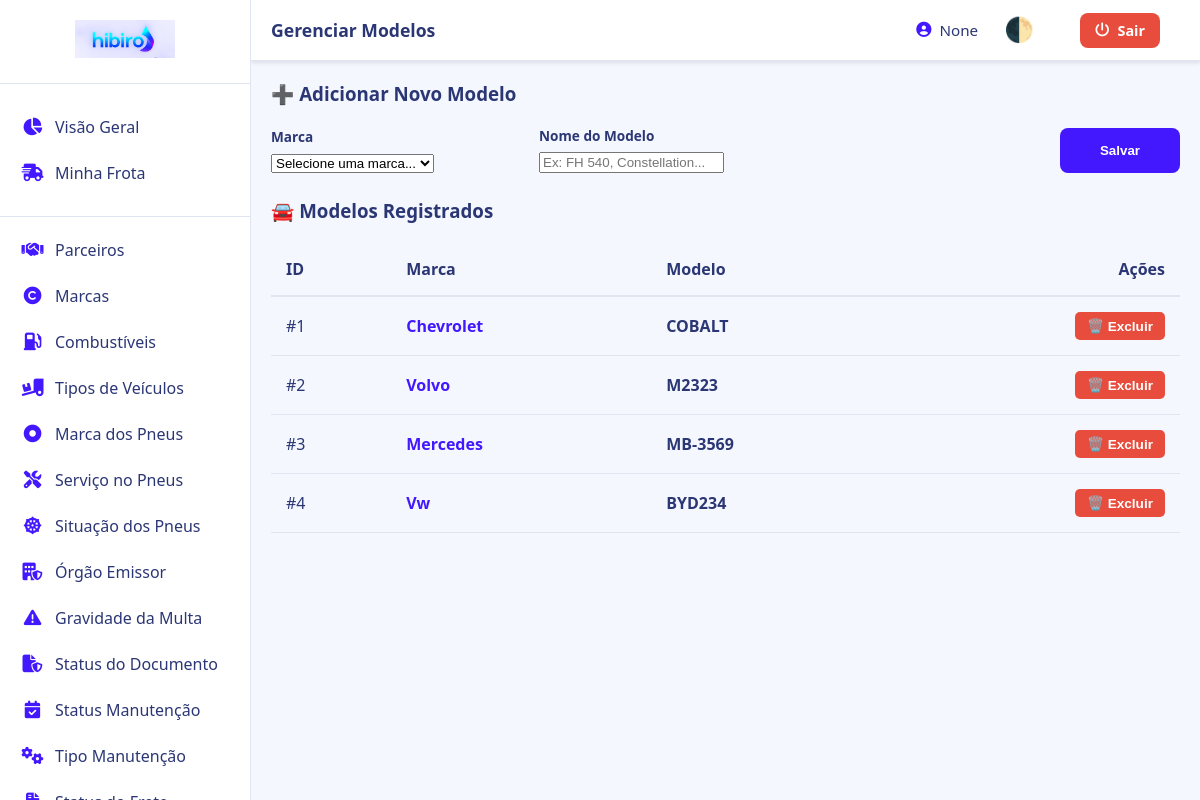
The app's page /configuracoes/modelos with its own data.
### tables this page shows
CREATE TABLE "vei_modelo" (
	"id_modelo"	INTEGER,
	"nome_modelo"	TEXT NOT NULL UNIQUE,
	"id_marca"	INTEGER,
	PRIMARY KEY("id_modelo" AUTOINCREMENT),
	FOREIGN KEY("id_marca") REFERENCES "vei_marca"("id_marca")
);

CREATE TABLE "vei_marca" (
	"id_marca"	INTEGER,
	"nome_marca"	TEXT NOT NULL UNIQUE,
	PRIMARY KEY("id_marca" AUTOINCREMENT)
);

### rotas/configuracoes.py (the view)
@config_bp.route('/modelos', methods=['GET', 'POST'])
def config_modelos_veiculo():
    db = get_db()
    if request.method == 'POST':
        id_marca = request.form.get('id_marca')
        nome = request.form.get('nome_modelo').strip().upper()
        db.execute('INSERT INTO vei_modelo (nome_modelo, id_marca) VALUES (?,?)', (nome, id_marca))
        db.commit()
    marcas = db.execute('SELECT * FROM vei_marca ORDER BY nome_marca').fetchall()
    modelos = db.execute('SELECT m.*, ma.nome_marca FROM vei_modelo m JOIN vei_marca ma ON m.id_marca = ma.id_marca').fetchall()
    return render_template('app/config_modelos.html', marcas=marcas, modelos=modelos, username=session.get('username'))

### app.py (called while the page is built)
@app.teardown_appcontext
def teardown_db(exception):
    close_connection(exception)

### database.py (called while the page is built)
def get_db():
    db = getattr(g, '_database', None)
    if db is None:
        basedir = os.path.abspath(os.path.dirname(__file__))
        db_path = os.path.join(basedir, 'dados', 'hibiro_frota.db')
        db = g._database = sqlite3.connect(db_path)
        db.row_factory = sqlite3.Row
    return db

def close_connection(exception=None):
    db = g.pop('_database', None)
    if db is not None:
        db.close()

### templates/app/config_modelos.html (shortened to what this page needs)
{% extends "base_app.html" %}
{% block page_title %}Gerenciar Modelos{% endblock %}
{% block content %}
<div class="stat-card" style="margin-bottom: 25px;">
    <h3 style="margin-top: 0; margin-bottom: 20px;">➕ Adicionar Novo Modelo</h3>
    <form method="POST" action="{{ url_for('configuracoes.config_modelos') }}" style="display: flex; gap: 15px; align-items: flex-end; flex-wrap: wrap;">
        <div style="flex: 1; min-width: 200px;">
            <label style="display: block; margin-bottom: 5px; font-weight: bold; font-size: 0.85rem; color: var(--text-muted);">Marca</label>
            <select name="id_marca" class="input-standard" required>
                <option value="">Selecione uma marca...</option>
            </select>
        </div>
        <div style="flex: 2; min-width: 250px;">
            <label style="display: block; margin-bottom: 5px; font-weight: bold; font-size: 0.85rem; color: var(--text-muted);">Nome do Modelo</label>
            <input type="text" name="nome_modelo" class="input-standard" placeholder="Ex: FH 540, Constellation..." required>
        </div>
        <button type="submit" style="background-color: var(--accent); color: white; border: none; padding: 0 25px; height: 45px; border-radius: 8px; font-weight: bold; cursor: pointer; min-width: 120px;">
            Salvar
        </button>
    </form>
</div>
<div class="stat-card">
    <h3 style="margin-top: 0; margin-bottom: 20px;">🚘 Modelos Registrados</h3>
    <div style="overflow-x: auto; width: 100%;">
        <table style="width: 100%; border-collapse: collapse; text-align: left; white-space: nowrap;">
            <thead>
                <tr style="border-bottom: 2px solid var(--border); color: var(--text-muted);">
                    <th style="padding: 15px;">ID</th>
                    <th style="padding: 15px;">Marca</th>
                    <th style="padding: 15px;">Modelo</th>
                    <th style="padding: 15px; text-align: right;">Ações</th>
                </tr>
            </thead>
            <tbody>
                {% for mo in modelos %}
                <tr style="border-bottom: 1px solid var(--border); transition: 0.2s;">
                    <td style="padding: 15px;">#{{ mo.id_modelo }}</td>
                    <td style="padding: 15px; font-weight: bold; color: var(--accent);">{{ mo.nome_marca }}</td>
                    <td style="padding: 15px; font-weight: bold;">{{ mo.nome_modelo }}</td>
                    <td style="padding: 15px; text-align: right;">
                        <form method="POST" action="#" style="display:inline;">
                            <button type="submit" onclick="return confirm('Excluir este modelo?');" style="background: var(--danger); color: white; border: none; padding: 6px 12px; border-radius: 5px; font-size: 0.85rem; font-weight: bold; cursor: pointer;">
                                🗑️ Excluir
                            </button>
                        </form>
                    </td>
                </tr>
                {% else %}
                <tr><td colspan="4" style="padding: 25px; text-align: center; color: var(--text-muted);">Nenhum modelo registado ainda.</td></tr>
                {% endfor %}
            </tbody>
        </table>
    </div>
</div>
{% endblock %}

### static/css/app.css (style rules this page uses)
:root { --bg-app: #F4F7FE; --bg-sidebar: #FFFFFF; --text-main: #2B3674; --text-secondary: #56567C; --accent: #4318FF; --accent-rgb: 67,24,255; --danger: #e74c3c; --border: #E0E5F2; --shadow-light: rgba(140, 152, 164, 0.2); --shadow-dark: rgba(0,0,0,0.1); }
body { margin: 0; font-family: 'Segoe UI', sans-serif; background: var(--bg-app); overflow: hidden; color: var(--text-main); transition: background 0.3s ease, color 0.3s ease; box-sizing: border-box; }

### records on screen
vei_modelo: id_modelo "1", nome_marca "Chevrolet", nome_modelo "COBALT"
vei_modelo: id_modelo "2", nome_marca "Volvo", nome_modelo "M2323"
vei_modelo: id_modelo "3", nome_marca "Mercedes", nome_modelo "MB-3569"
vei_modelo: id_modelo "4", nome_marca "Vw", nome_modelo "BYD234"

### other values on screen
{{ username }} "None"
